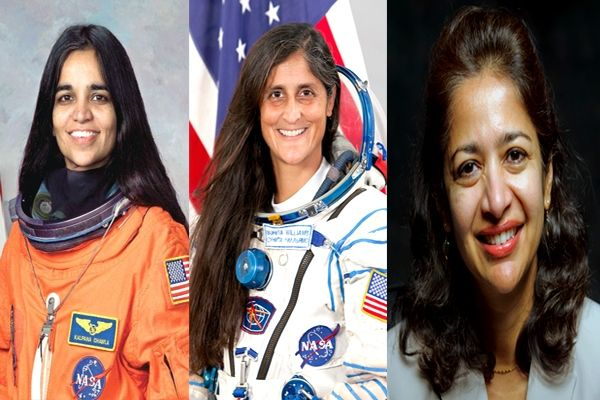
#> input picture image.jpg, 600 x 400 px, found by its file name
$ python face_detection.py
#> lines starting #> are read from the running program, lines starting #| are printed output that depends on the picture; after the words box and inside, x2 and y2 are one past the last pixel; in counts of white or black regions, pixels touching at a corner belong together
### faceRecognization.py
import cv2
import os
import numpy as np

def facedetection(test_img):
    gray_img=cv2.cvtColor(test_img,cv2.COLOR_BGR2GRAY)
    face_haar_cascade=cv2.CascadeClassifier('D:/python course/facedetection/haarcascade_frontalface_default.xml')
    faces=face_haar_cascade.detectMultiScale(gray_img,scaleFactor=1.3,minNeighbors=5)
    return faces,gray_img

### face_detection.py
import cv2
import os
import numpy as np
import faceRecognization as fr

test_img=cv2.imread('D:/python course/facedetection/image.jpg')
#> test_img is the input picture: shape (400, 600, 3); mean B, G, R 99.3, 106.2, 127.9
faces_detected,gray_img=fr.facedetection(test_img)
#> in facedetection, `gray_img=cv2.cvtColor(test_img,cv2.COLOR_BGR2GRAY)`:
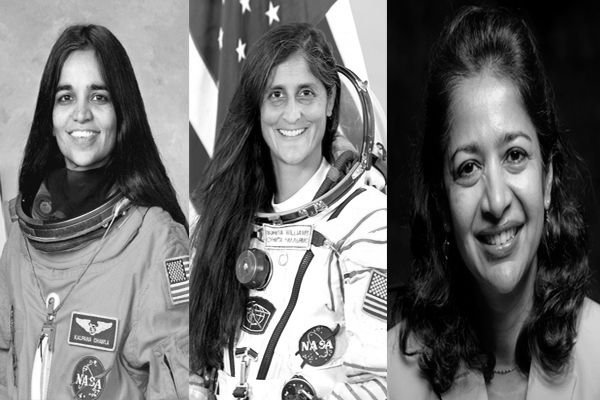
#> gray_img: shape (400, 600); min 0, max 255, mean 111.9
#> in facedetection, `faces=face_haar_cascade.detectMultiScale(gray_img,scaleFactor=1.3,minN..`: faces = [[40, 66, 85, 85], [247, 62, 88, 88], [415, 99, 169, 169]]
#> faces_detected has the same summary as faces in facedetection
print("faces_detected : ", faces_detected)
#| faces_detected :  [[ 40  66  85  85]
#|  [247  62  88  88]
#|  [415  99 169 169]]

for (x,y,w,h ) in faces_detected:
    cv2.rectangle(test_img,(x,y),(x+w,y+h),(255,0,0),thickness=1)
#> this loop made 3 passes
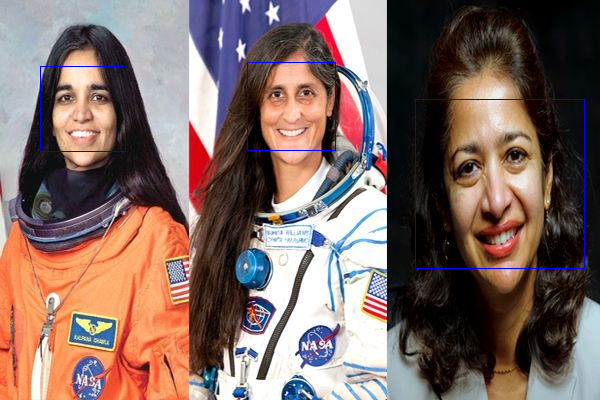
#> test_img: shape (400, 600, 3); 0.57% of pixels changed, all inside (x1, y1, x2, y2) = (40, 62, 585, 269)

#resized_img=cv2.resize(test_img,(1000,1000))
cv2.imshow("FaceDetection",test_img)
cv2.waitKey(0)
